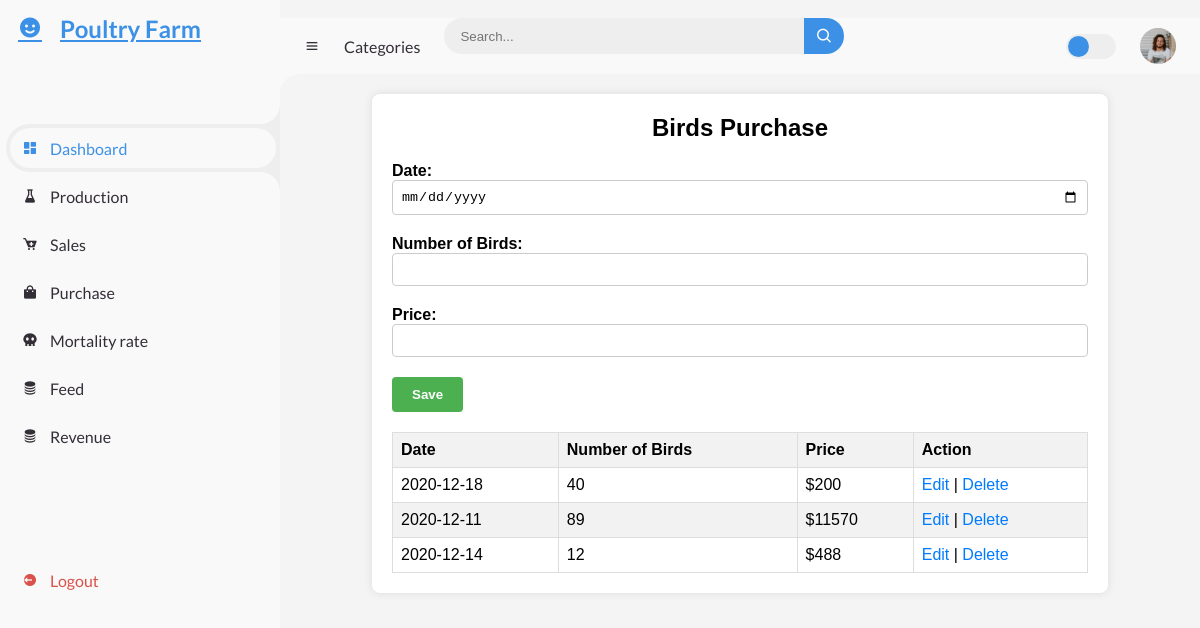
The page /purchase.php on the database its author committed.
### tables this page shows
CREATE TABLE `BirdsPurchase` (
  `BirdsPurchase_ID` int(11) NOT NULL,
  `Date` date NOT NULL,
  `NumberOfBirds` int(11) NOT NULL,
  `Price` float NOT NULL
);

### purchase_action.php (called while the page is built, shortened)
<?php
$date = '';
$numBirds = '';
$price = '';
$update = false;
?>

### purchase.php (the view, shortened to what this page needs)
<?php
include 'purchase_action.php'
?>
<!DOCTYPE html>
<html lang="en">
<head>
    <link href='https://unpkg.com/boxicons@2.0.9/css/boxicons.min.css' rel='stylesheet'>
    <link rel="stylesheet" href="./css/dashboard.css">
    <Link rel="stylesheet" href="./css/purchase.css">
</head>
<body>
    <section id="sidebar">
        <a href="#" class="brand">
            <i class='bx bxs-smile'></i>
            <span class="text">Poultry Farm </span>
        </a>
        <ul class="side-menu top">
            <li class="active">
                <a href="Dashboard.php">
                    <i class='bx bxs-dashboard' ></i>
                    <span class="text">Dashboard</span>
                </a>
            </li>
            <li>
                <a href="production.php">
                    <i class='bx bxs-flask' ></i>
                    <span class="text">Production</span>
                </a>
            </li>
            <li>
                <a href="sale.php">
                    <i class='bx bxs-cart-add' ></i>
                    <span class="text">Sales</span>
                </a>
            </li>
            <li>
                <a href="purchase.php">
                    <i class='bx bxs-shopping-bag' ></i>
                    <span class="text">Purchase</span>
                </a>
            </li>
            <li>
                <a href="mortality.php">
                    <i class='bx bxs-skull' ></i>
                    <span class="text">Mortality rate</span>
                </a>
            </li>
            <li>
                <a href="feed.php">
                    <i class='bx bxs-coin-stack' ></i>
                    <span class="text">Feed</span>
                </a>
            </li>
             <li>
            <a href="revenue.php">
            <i class='bx bxs-coin-stack' ></i>
                <span class="text">Revenue</span>
                </a>
                </li>
        </ul>
        <ul class="side-menu">
            <li>
            <li>
                <a href="login.php" class="logout">
                    <i class='bx bxs-log-out-circle' ></i>
                    <span class="text">Logout</span>
                </a>
            </li>
        </ul>
    </section>
    <?php
    include 'stats.php'
    ?>
    <section id="content">
        <nav>
            <i class='bx bx-menu' ></i>
            <a href="#" class="nav-link">Categories</a>
            <form action="#">
                <div class="form-input">
                    <input type="search" placeholder="Search...">
                    <button type="submit" class="search-btn"><i class='bx bx-search' ></i></button>
                </div>
            </form>
            <label for="switch-mode" class="switch-mode"></label>
            <a href="#" class="profile">
                <img src="./image/people.png">
            </a>
        </nav>
    <div class="container">
        <h2>Birds Purchase</h2>
        <form method="post" action="<?php echo htmlspecialchars($_SERVER["PHP_SELF"]); ?>">
            <div class="form-group">
                <label>Date:</label>
                <input type="date" name="date" value="<?php echo $date; ?>" required>
            </div>
            <div class="form-group">
                <label>Number of Birds:</label>
                <input type="number" name="numBirds" value="<?php echo $numBirds; ?>" required>
            </div>
            <div class="form-group">
                <label>Price:</label>
                <input type="number" step="0.01" name="price" value="<?php echo $price; ?>" required>
            </div>
            <div class="form-group">
            <?php if ($update === true) : ?>
                <button type="submit" name="update" class="edit-btn">Update</button>
            <?php else : ?>
                <button type="submit" name="save" class="edit-btn">Save</button>
            <?php endif; ?>
        </div>
        </form>
        <table>
            <thead>
                <tr>
                    <th>Date</th>
                    <th>Number of Birds</th>
                    <th>Price</th>
                    <th>Action</th>
                </tr>
            </thead>
            <tbody>
                <?php
                $sql = "SELECT * FROM BirdsPurchase";
                $result = $conn->query($sql);
                if ($result->num_rows > 0) {
                    while ($row = $result->fetch_assoc()) {
                        echo "<tr>";
                        echo "<td>" . $row['Date'] . "</td>";
                        echo "<td>" . $row['NumberOfBirds'] . "</td>";
                        echo "<td>$" . $row['Price'] . "</td>";
                        echo "<td><a href='?edit=" . $row['BirdsPurchase_ID'] . "'>Edit</a> | <a href='?delete=" . $row['BirdsPurchase_ID'] . "' onclick=\"return confirm('Are you sure you want to delete this record?')\">Delete</a></td>";
                        echo "</tr>";
                    }
                } else {
                    echo "<tr><td colspan='4'>No records found</td></tr>";
                }
                ?>
            </tbody>
        </table>
    </div>
</section>
</body>
</html>

### css/purchase.css (style rules this page uses)
body { font-family: Arial, sans-serif; margin: 0; padding: 0; background-color: #f4f4f4; }
.container { width: 80%; margin: 20px auto; background-color: #fff; padding: 20px; border-radius: 8px; box-shadow: 0 0 10px rgba(0, 0, 0, 0.1); }
h2 { margin-top: 0; }
form { margin-bottom: 20px; }
.form-group { margin-bottom: 20px; }
label { font-weight: bold; }
input[type="date"], input[type="number"] { width: 100%; padding: 8px; border: 1px solid #ccc; border-radius: 4px; box-sizing: border-box; }
button { background-color: #4CAF50; border: none; color: white; padding: 10px 20px; border-radius: 4px; cursor: pointer; }
button[type="submit"] { background-color: #4CAF50; }
.edit-btn { background-color: #2196F3; }
table { width: 100%; border-collapse: collapse; }
table th, table td { border: 1px solid #ddd; padding: 8px; text-align: left; }
table th { background-color: #f2f2f2; }
table tr:nth-child(even) { background-color: #f2f2f2; }
table th, table td { white-space: nowrap; }
a { text-decoration: none; color: #007bff; }

### rows shown on the page
birdspurchase: Date "2020-12-18", NumberOfBirds "40", Price "200"
birdspurchase: Date "2020-12-11", NumberOfBirds "89", Price "11570"
birdspurchase: Date "2020-12-14", NumberOfBirds "12", Price "488"
